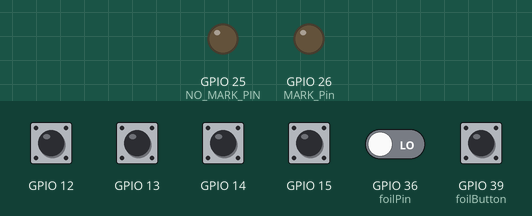
Bench run of a sketch on a simulated ESP32. Parts: output pins drawn as LEDs (lit = HIGH). The test bench sets the inputs (shaded band); at power-on: GPIO 12–15 HIGH, GPIO 36 (foilPin), GPIO 39 (foilButton) LOW. What the sketch prints to the serial monitor is not drawn.

Above: at 1.2 s.
1.3 s: GPIO 39 (foilButton) pulled HIGH for 0.15 s
At 1.4 s:
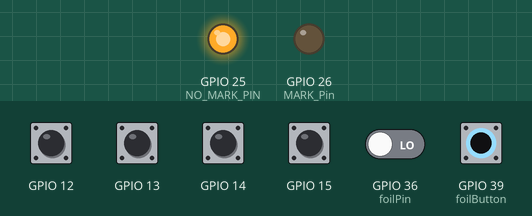
3.0 s: GPIO 39 (foilButton) pulled HIGH for 1 s
At 5.4 s:
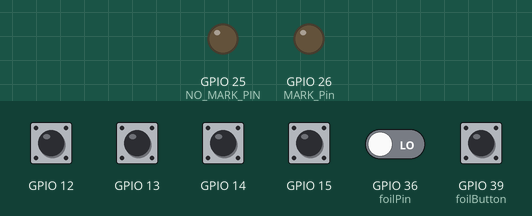
Timing chart, 0 to 6.9 s (numbered marks = the images above; inputs shaded):
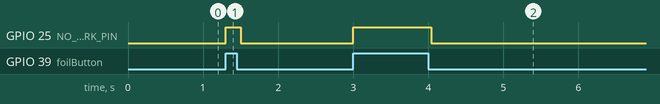

The sketch:

Foil.ino
```cpp
const int foilPin = 36;
const int foilButton = 39;
const int MARK_Pin = 26; //GOT_MARKS_LED_Pin OR RED PIN:27
const int NO_MARK_PIN = 25; //NOT VALID AREA


int threshold = 20;
bool touch1detected = false;
bool touch2detected = false;
bool touch3detected = false;
bool touch4detected = false;

int foilState = 0; //0
int ButtonState = 0;


uint32_t last_time = 0;
int detect_count = 0;
void gotTouch1()
{
 touch1detected = true;
}

void gotTouch2()
{
 touch2detected = true;
}

void gotTouch3()
{
 touch3detected = true;
}

void gotTouch4()
{
 touch4detected = true;
}


void setup()
{
  Serial.begin(115200);
  pinMode(foilPin, INPUT);
  pinMode(foilButton, INPUT);
  pinMode(MARK_Pin, OUTPUT);
  pinMode(NO_MARK_PIN, OUTPUT);

  touchAttachInterrupt(T6, gotTouch1, threshold);
  touchAttachInterrupt(T5, gotTouch2, threshold);
  touchAttachInterrupt(T4, gotTouch3, threshold);
  touchAttachInterrupt(T3, gotTouch4, threshold);
}


void loop()
{

  if(last_time < millis())
  {
     digitalWrite(MARK_Pin, LOW);
     digitalWrite(NO_MARK_PIN, LOW);
    last_time = last_time+20;
    body_detect();
    ButtonState = digitalRead(foilButton); //攻擊部分
    if (ButtonState == HIGH)
    {
      foil_detect();
      }
      else
      {
        Serial.println("等待你打中人");
        }
        }
}

void foil_detect() //攻擊部分
{
  foilState = digitalRead(foilPin);
  Serial.print(foilState);
  Serial.print(",");

  if (foilState != LOW)
  {
    Serial.println("打中人了");
    digitalWrite(MARK_Pin, HIGH);
     //send data
  } else {
    Serial.println(" 打唔中");
    digitalWrite(NO_MARK_PIN, HIGH);
     //send data
  }
}


void body_detect() //被攻擊部分
{
  if(touch1detected){
    touch1detected = false;
   Serial.println("左胸被擊中!");
    //send data
  }
  if(touch2detected){
    touch2detected = false;
   Serial.println("右胸被擊中!");
    //send data
  }
    if(touch3detected){
    touch3detected = false;
   Serial.println("腹肌被擊中");
    //send data
  }
  if(touch4detected){
    touch4detected = false;
   Serial.println("背部或側面被擊中");
    //send data
  }

}
```

Measured:
- after the input at 1.3 s, GPIO 25 (NO_MARK_PIN): LOW → HIGH at once, → LOW 0.20 s later
- after the input at 3.0 s, GPIO 25 (NO_MARK_PIN): LOW → HIGH at once, → LOW 1.0 s later
